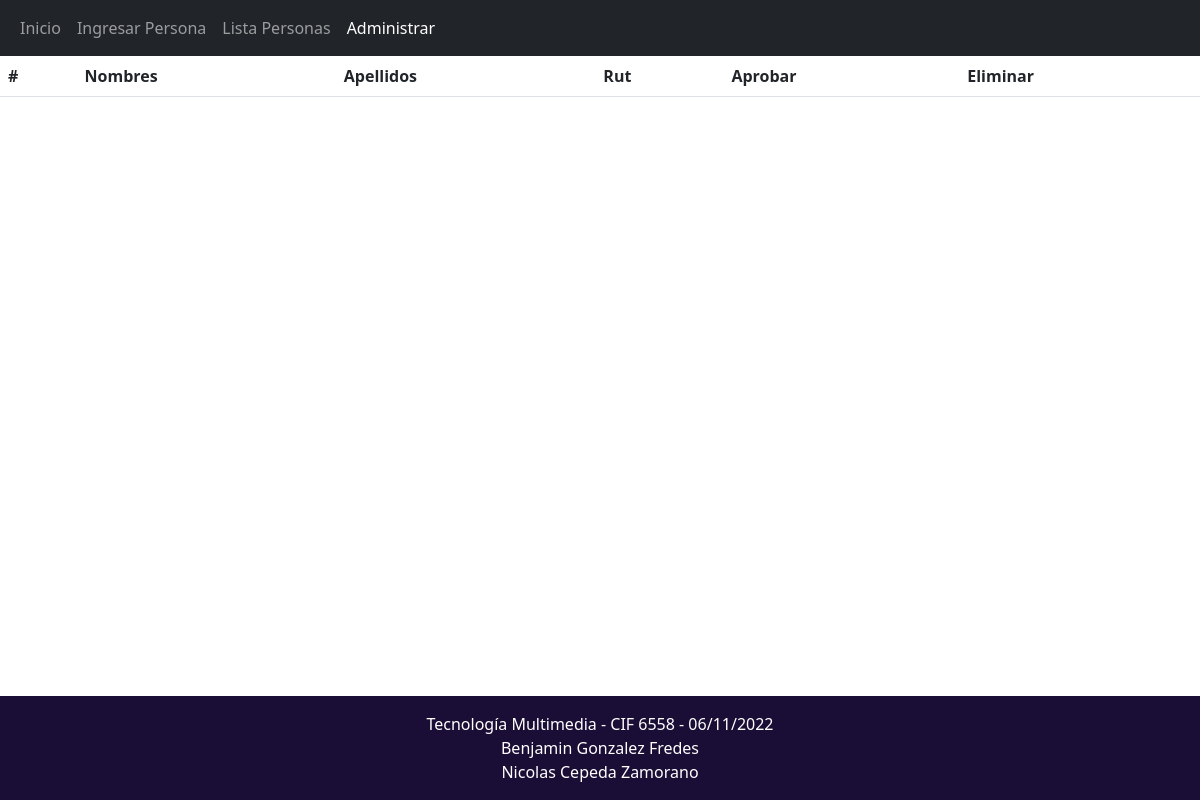
The app's page /admin_registros.php, older data.
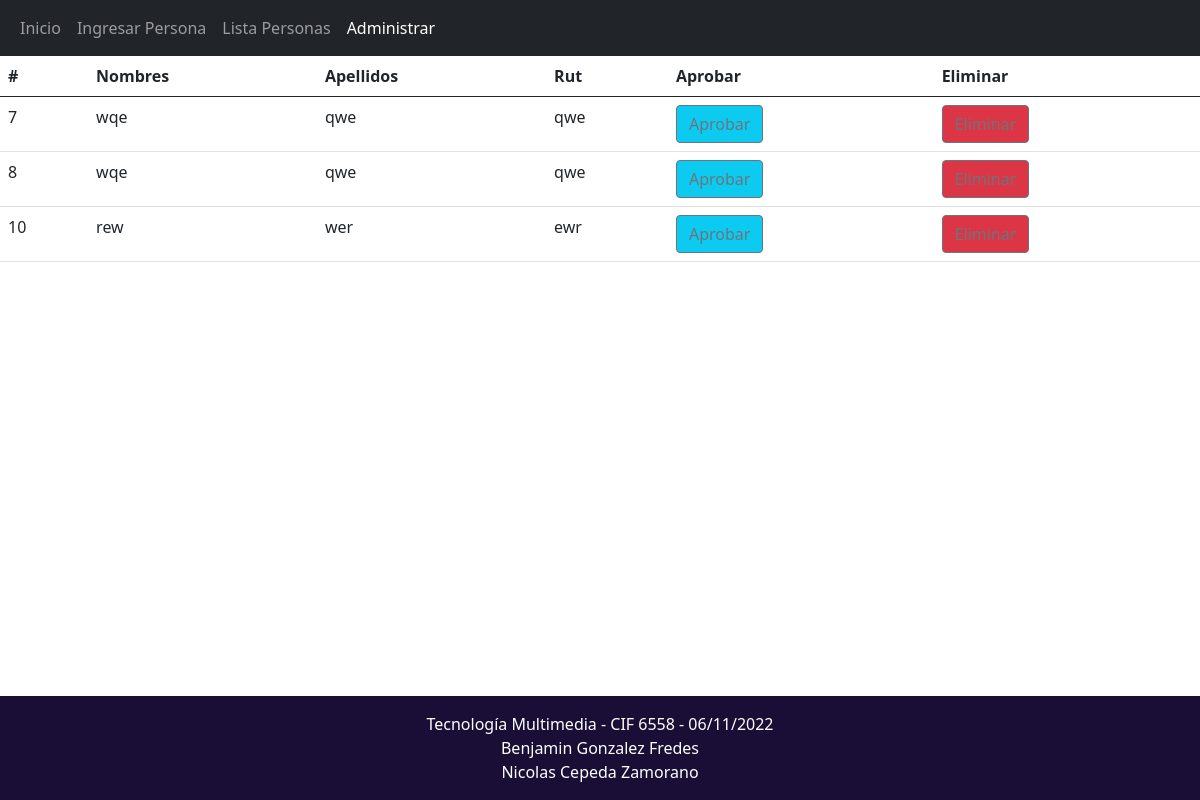
The same page, newer data.
### tables this page shows
CREATE TABLE `usuarios` (
  `id` int(6) NOT NULL,
  `nombres` varchar(50) NOT NULL,
  `apellidos` varchar(50) NOT NULL,
  `nacionalidad` varchar(15) NOT NULL,
  `genero` varchar(10) NOT NULL,
  `ciudad_residencia` varchar(30) NOT NULL,
  `foto` varchar(100) NOT NULL,
  `fecha_nacimiento` date NOT NULL,
  `rut` varchar(11) NOT NULL,
  `activo` int(1) NOT NULL,
  `administrador` int(1) NOT NULL,
  `contrasena` varchar(30) NOT NULL,
  `correo` varchar(40) NOT NULL
);

### admin_registros.php (the view, shortened to what this page needs)
<?php
include "conn.php";
?>
<!DOCTYPE html>
<html lang="en">
<head>
    <link href="https://cdn.jsdelivr.net/npm/bootstrap@5.0.2/dist/css/bootstrap.min.css" rel="stylesheet">
</head>
<body>
    <nav class="navbar navbar-expand-lg navbar navbar-dark bg-dark"">
        <div class="container-fluid">
          <div class="collapse navbar-collapse" id="navbarNavAltMarkup">
            <div class="navbar-nav">
              <a class="nav-link" href="index.html">Inicio</a>
              <a class="nav-link" href="registro.php">Ingresar Persona</a>
              <a class="nav-link" href="listausuarios.php">Lista Personas</a>
              <a class="nav-link active" aria-current="page" href="admin_registros.php">Administrar</a>
            </div>
          </div>
        </div>
      </nav>
<table class="table">
    <thead>
        <tr>
            <th scope="col">#</th>
            <th scope="col">Nombres</th>
            <th scope="col">Apellidos</th>
            <th scope="col">Rut</th>
            <th scope="col">Aprobar</th>
            <th scope="col">Eliminar</th>
            </tr>
    </thead>
    <?php
$query = mysqli_query($conexion,"SELECT id, nombres, apellidos, nacionalidad, genero, ciudad_residencia, foto, fecha_nacimiento, rut, activo, administrador FROM usuarios");
$result = mysqli_num_rows($query);
if($result > 0){
    while ($data = mysqli_fetch_array($query)){
      if ($data["activo"] == 0 && $data["administrador"] == 0){
?>
<tr>
    <td><?php echo $data["id"]; ?></td>
    <td><?php echo $data["nombres"]; ?></td>
    <td><?php echo $data["apellidos"]; ?></td>
    <td><?php echo $data["rut"]; ?></td>
    <td><a href="aprobar_usuario.php?id=<?php echo $data['id'];?>"><button type='button'
    class='btn btn-info btn-outline-secondary'>Aprobar</button></a></td>
    <td><a href="eliminar_usuario.php?id=<?php echo $data['id'];?>"><button type='button'
    class='btn btn-danger btn-outline-secondary'>Eliminar</button></a></td>
</tr>
<?php
      }
    }
}
?>
</table>
      <footer class="text-center text-white fixed-bottom" style="background-color: #221144;">
        <div class="text-center p-3" style="background-color: rgba(0, 0, 0, 0.2);">
            Tecnología Multimedia - CIF 6558 - 06/11/2022 <br>
            Benjamin Gonzalez Fredes <br>
            Nicolas Cepeda Zamorano
        </div>
      </footer>
</body>
</html>

Row changes from the older to the newer data that the page shows:
added usuarios: id "7", nombres "wqe", apellidos "qwe", rut "qwe"
added usuarios: id "8", nombres "wqe", apellidos "qwe", rut "qwe"
added usuarios: id "10", nombres "rew", apellidos "wer", rut "ewr"
